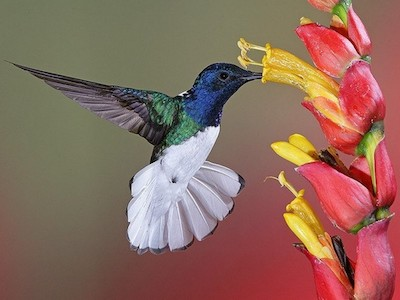
#> input picture data/bird.jpg, 400 x 300 px
$ jupyter execute 02-01-clustering_DDA.ipynb   (shell and % lines are left out)
#> lines starting #> are read from the running program, lines starting #| are printed output that depends on the picture
[cell 1]
import re
import random

[cell 2]
txt = "sdfsd вав c=22 вав"

[cell 3]
re.findall(r'c=(\d+)', txt)

[cell 4]
text_default_dict = {
                    1: 'Ты много от меня хочешь!',
                    2: 'Мда...',
                    3: 'Ну и что тут не понятного ?!?',
                    4: '',
                    5: 'Давай еще раз!'
}

[cell 5]
text_default_dict[random.randrange(1, 5, 1)]

[cell 6]
text_answer_kmeans = ""

[cell 7]
len(text_answer_kmeans)

# 2.1 Кластеризация. Птичка.

1. Скачайте этот ноутбук к себе.
2. Заполните пропущенные ячейки, отвечая на заданные вопросы. Там должен быть код! (если не сказано обратное)
3. Сохраните результат в своём гитхаб репозитории.

### Полезная литература

- [ODS: Обучение без учителя: PCA и кластеризация](https://habrahabr.ru/company/ods/blog/325654/)
- [Интересные алгоритмы кластеризации, часть первая: Affinity propagation](https://habrahabr.ru/post/321216/) и другие статьи цикла
- [Глава 7: кластеризация и визуализация. К. В. Воронцов](http://www.machinelearning.ru/wiki/images/6/6d/Voron-ML-1.pdf)
- [Документация sklearn.clustering](http://scikit-learn.org/stable/modules/clustering.html)
- [K-Means Clustering - The Math of Intelligence. Siraj Raval](https://www.youtube.com/watch?v=9991JlKnFmk) объяснение с программированием KMeans вручную

[cell 8]
# на всякий случай, список пакетов которые должны быть установлены

## Изображения (6 баллов)

С помощью алгоритмов кластеризации можно уменьшить число цветов в изображении. В данном случае будут кластеризоваться похожие пиксели. Такой подход позволяет перейти к суперпиксельному представлению изображений, которое является более компактным и используется в задачах компьютерного зрения.

Загрузим картинку `data/bird.jpg` с помощью scikit-image и выведите ее с помощью matplotlib.

[cell 9]
colab = False # если работаете на своём компьютере, поставьте False
if colab:
    from google.colab import drive
    drive.mount('/content/drive/')

[cell 10]
from skimage.io import imread
from matplotlib import pyplot as plt
import numpy as np

if colab:
    img = imread("/content/drive/My Drive/Data/bird.jpg")
else:
    img = imread("../../data/bird.jpg")
#> img is the input picture: shape (300, 400, 3); mean R, G, B 141.5, 106.3, 93.7
plt.figure(figsize=(10,15))
plt.axis('off')
plt.imshow(img)

### 1.1 Scale (0.5 балла)

Если вы посмотрите на содержимое numpy массива, в котором хранится изображение, то увидите, что там будут числа от 0 до 255. Нам лучше перейти к числам от 0 до 1.

**Преобразуйте вашу матрицу, как сказано выше.**

**Hint**: Это можно сделать с помощью функции `skimage.img_as_float`.

[cell 11]
img.shape
#> Out = (300, 400, 3)

[cell 12]
np.unique(img)
#> Out = 256 values from 0 to 255

[cell 13]
from skimage import img_as_float

[cell 14]
img_float = img_as_float(img)

[cell 15]
np.unique(img_float)
#> Out = 256 values from 0 to 1

### 1.2 Reshape (1 балл)

Мы получили матрицу размера `(300, 400, 3)`.  Первые два значения соответствуют пикселям изображения. Третье значение установлено на 3, поскольку каждый пиксель представлен в виде комбинации трех цветов: красного, синего и зеленого.

Нам это не подходит. Чтобы запустить kMeans нам нужен 2-мерный массив, нужно иметь много-много объектов и 3 признака - значение яркости пикселя в канале Red, Green и Blue.

**Преобразуйте матрицу так, чтобы получилась матрица размера `(120000, 3)`. **

**Hint**: Вам пригодятся функции: `np.ravel` и `np.vstack`.

[cell 16]
img_float.shape
#> Out = (300, 400, 3)

[cell 17]
img_float_res = img_float.reshape(-1,3)

[cell 18]
img_float_res.shape
#> Out = (120000, 3)

### 1.3 Train (0.5 балла)

Отлично. У нас есть подготовленные данные. Теперь мы будем находить кластеры похожих пикселей по цвету. Для этого создайте KMeans для, например, 8 цветов. **Обучите модель** (может занять около 10 секунд). С помощью магического макроса `%time` **покажите, сколько времени у вас занимало обучение**.

[cell 19]
from sklearn.cluster import KMeans # импортируем модель к-средних

[cell 20]
clf = KMeans(n_clusters=8)

[cell 21]
clf.fit(img_float_res)

### 1.4 Draw centroids (1 балл)

**Нарисуйте с помощью imshow центры кластеров**: будет 8 пикселей со средним цветом по всему кластеру.
Это называется цветовой палитрой.

**Hint**: reshape в 3 мерный массив, так как у вас будет 2-мерный

[cell 22]
clf.cluster_centers_

[cell 23]
clf.cluster_centers_.shape

[cell 24]
plt.imshow(clf.cluster_centers_.reshape(-1,clf.cluster_centers_.shape[0],3))
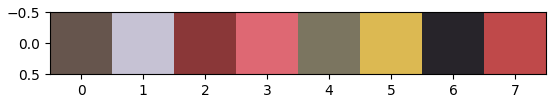
#> figure drawn by matplotlib, 1 panel

### 1.5 Draw final image (3 балла)

У нас есть значения цвета для каждого центра кластера. Каждый пиксель в результате обучения KMeans теперь имеет свой лейбл кластера. Значит мы можем заменить все пиксели на соответсвующие им центры класетров. Проведите это преобразование и выведите 8-цветное изображение.

**Hints**: `labels_`, `reshape`, `copy`, логические маски в numpy `arr[arr == 1] = 0`. У меня это 7 строк кода.

[cell 25]
#функция label_ даст нам метку для каждого пикселя
#(она скажет нам, какой пиксель изображения принадлежит какому кластеру)
np.unique(clf.labels_)

[cell 26]
segmented_image = clf.cluster_centers_[clf.labels_]

[cell 27]
#Нужно вернуть кластеры в первоначальную форму (3-мерное изображение)
segmented_image = segmented_image.reshape(img.shape)

[cell 28]
plt.imshow(segmented_image)
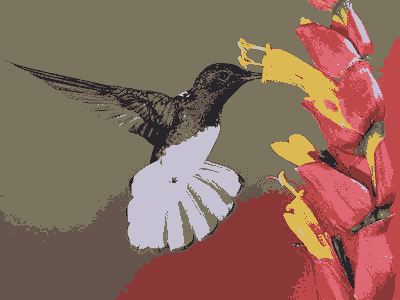
#> shown: shape (300, 400, 3) float64; mean R, G, B 0.555, 0.417, 0.367

### Заметки

[cell 29]
from skimage import img_as_ubyte

[cell 30]
# График показывает концентрацию пикселей (0: черный, 255: белый)
fig, ax = plt.subplots (1, 2, figsize = (12, 4))
ax[0].hist(img.ravel(), bins = 32, range = [0, 256]);
ax[1].hist(img_as_ubyte(segmented_image).ravel(), bins = 32, range = [0, 256]);
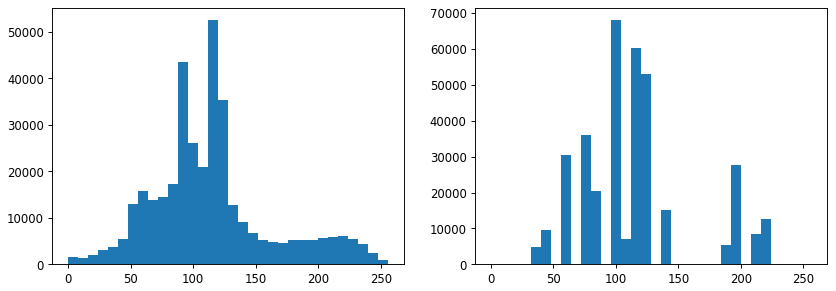
#> figure drawn by matplotlib, 2 panels; panel 1: tallest bar 52607 high, from x = 112 to 120; panel 2: tallest bar 68123 high, from x = 96 to 104
